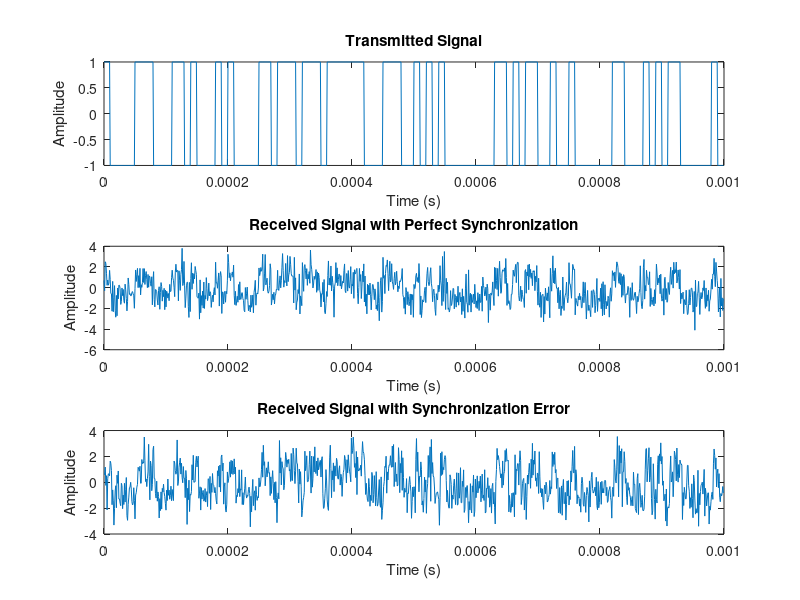

The MATLAB source for this figure:
clc; clear; close all;

% Parameters
fs = 1e6; % Sampling frequency (Hz)
symbol_rate = 100e3; % Symbol rate (symbols per second)
samples_per_symbol = fs / symbol_rate; % Number of samples per symbol
num_symbols = 100; % Number of symbols to transmit
sync_error = 0.25; % Synchronization error as a fraction of the symbol period

% Generate random data symbols (BPSK)
data = randi([0 1], 1, num_symbols); % Random binary data
tx_symbols = 2*data - 1; % BPSK mapping: 0 -> -1, 1 -> 1

% Generate transmitted signal
t = (0:num_symbols*samples_per_symbol-1) / fs; % Time vector
tx_signal = repelem(tx_symbols, samples_per_symbol);

% Perfect synchronization (no error)
rx_signal_perfect = tx_signal;

% Synchronization error (offset in samples)
offset_samples = round(sync_error * samples_per_symbol);
rx_signal_error = [zeros(1, offset_samples), tx_signal(1:end-offset_samples)];

% Add noise
SNR = 0; % Signal-to-noise ratio in dB
rx_signal_perfect_noisy = awgn(rx_signal_perfect, SNR, 'measured');
rx_signal_error_noisy = awgn(rx_signal_error, SNR, 'measured');

% Plotting
figure;
subplot(3,1,1);
plot(t, tx_signal);
title('Transmitted Signal');
xlabel('Time (s)');
ylabel('Amplitude');

subplot(3,1,2);
plot(t, rx_signal_perfect_noisy);
title('Received Signal with Perfect Synchronization');
xlabel('Time (s)');
ylabel('Amplitude');

subplot(3,1,3);
plot(t, rx_signal_error_noisy);
title('Received Signal with Synchronization Error');
xlabel('Time (s)');
ylabel('Amplitude');

% Receiver: Averaging over symbol period
averaged_perfect = zeros(1, num_symbols);
averaged_error = zeros(1, num_symbols);

for i = 1:num_symbols
    % Average the samples corresponding to each symbol
    start_idx = (i-1)*samples_per_symbol + 1;
    end_idx = i*samples_per_symbol;
    averaged_perfect(i) = mean(rx_signal_perfect_noisy(start_idx:end_idx));
    averaged_error(i) = mean(rx_signal_error_noisy(start_idx:end_idx));
end

% Decision making based on averaging
received_data_perfect_avg = averaged_perfect > 0;
received_data_error_avg = averaged_error > 0;

% Calculate BER (Bit Error Rate) for averaging method
ber_perfect_avg = sum(received_data_perfect_avg ~= data) / num_symbols;
ber_error_avg = sum(received_data_error_avg ~= data) / num_symbols;

% Display BER for averaging method
fprintf('BER with Perfect Synchronization: %.4f\n', ber_perfect_avg);
fprintf('BER with Synchronization Error: %.4f\n', ber_error_avg);